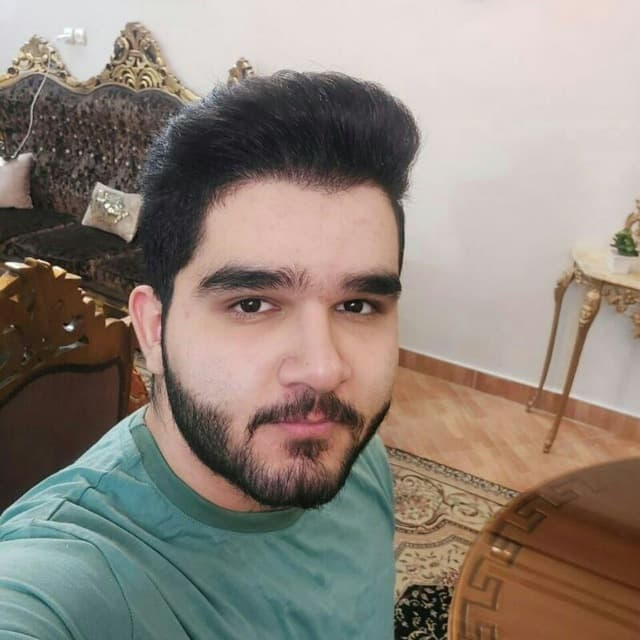
#> input picture face_images/1.jpg, 640 x 640 px
$ python -i filters.py   (imports and definitions only)
#> lines starting #> are read from the running program, lines starting #| are printed output that depends on the picture; after the words box and inside, x2 and y2 are one past the last pixel; in counts of white or black regions, pixels touching at a corner belong together
#> further down, picture is the input picture: shape (640, 640, 3); mean B, G, R 122.2, 131.9, 142.8
import cv2
import numpy as np

def blur(img):
    blurred_img = cv2.blur(img, (11, 11))
    return blurred_img

def checkered_Face(img):
    rows, cols, _ = img.shape
    for i in range(0, rows, 8):
        for j in range(0, cols, 8):
            img[i:i+8, j:j+8, :] = img[i, j, :]
    return img

def edge_mask(img, line_size, blur_value):
#> called with line_size = 7, blur_value = 7
    gray = cv2.cvtColor(img, cv2.COLOR_BGR2GRAY)
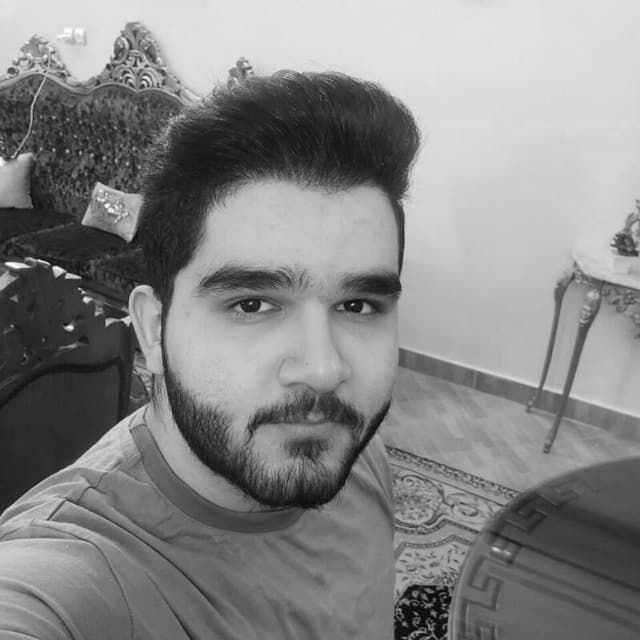
#> gray: shape (640, 640); min 1, max 255, mean 134
    gray_blur = cv2.medianBlur(gray, blur_value)
    edges = cv2.adaptiveThreshold(gray_blur, 255, cv2.ADAPTIVE_THRESH_MEAN_C, cv2.THRESH_BINARY, line_size, blur_value)
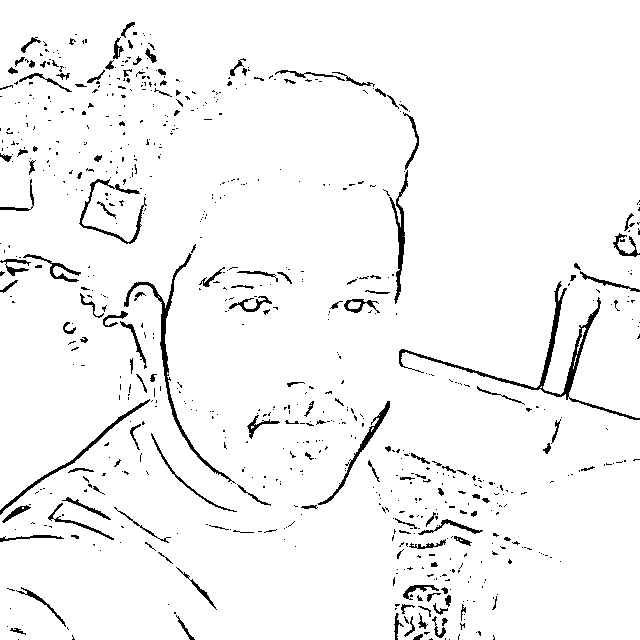
#> edges: shape (640, 640); 95.9% white; black in thin lines or dots
    return edges

def color_quantization(img, k):
#> called with k = 9
    data = np.float32(img).reshape((-1, 3))
    criteria = (cv2.TERM_CRITERIA_EPS + cv2.TERM_CRITERIA_MAX_ITER, 100, 0.001)
    ret, label, center = cv2.kmeans(data, k, None, criteria, 10, cv2.KMEANS_RANDOM_CENTERS)
#> ret = 176046639; center = [[33.24, 38.28, 44.79], [139.6, 142.2, 106.9], [108, 111.2, 81.78], [96.28, 117.7, 152.8], [212.9, 215.5, 223], [126.1, 148, 182.4], [172.6, 181, 198.2], [50.31, 60.58, 76.38], [59.81, 84.01, 122.4]]
    center = np.uint8(center)
#> center = [[33, 38, 44], [139, 142, 106], [107, 111, 81], [96, 117, 152], [212, 215, 222], [126, 148, 182], [172, 180, 198], [50, 60, 76], [59, 84, 122]]
    result = center[label.flatten()]
    result = result.reshape(img.shape)
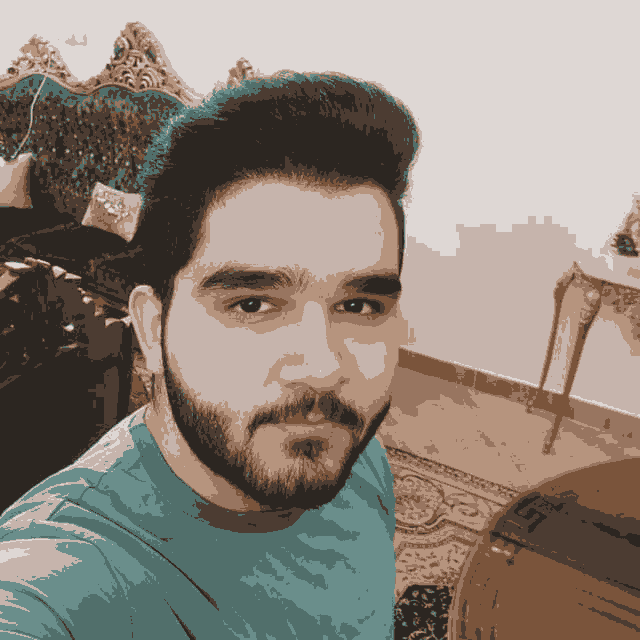
#> result: shape (640, 640, 3); mean B, G, R 121.6, 131.4, 142.1
    return result

def img2cartoon(img):
    line_size = 7
    blur_value = 7
    edges = edge_mask(img, line_size, blur_value)

    total_color = 9
    img = color_quantization(img, total_color)
    blurred = cv2.bilateralFilter(img, d=7, sigmaColor=200, sigmaSpace=200)
    cartoon = cv2.bitwise_and(blurred, blurred, mask=edges)
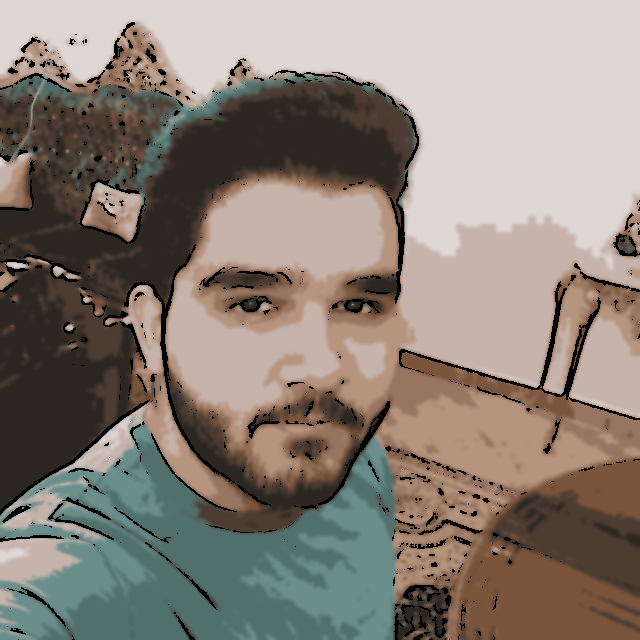
#> cartoon: shape (640, 640, 3); mean B, G, R 118.6, 127.8, 137.9
    return cartoon

def invert_Filter(img):
    img = cv2.bitwise_not(img)
    return img

def sharpen(img):
    kernel = np.array([[-1, -1, -1], [-1, 9.5, -1], [-1, -1, -1]])
    img_sharpen = cv2.filter2D(img, -1, kernel)
    return img_sharpen

def pencil_sketch_gray(img):
    sk_gray, _ = cv2.pencilSketch(img, sigma_s=60, sigma_r=0.07, shade_factor=0.1)
    return  sk_gray

def redFilter(img):
    B, G, R = cv2.split(img)
    G = np.ones_like(G)
    B = np.ones_like(B)
    result = cv2.merge((B,G,R))
    return result

def cyanFilter(img):
    B, G, R = cv2.split(img)
    R = np.zeros_like(R)
    result = cv2.merge((B,G,R))
    return result

>>> import cv2
>>> picture = cv2.imread('face_images/1.jpg')
>>> result = img2cartoon(picture)

$ run again, on face_images/2.jpg
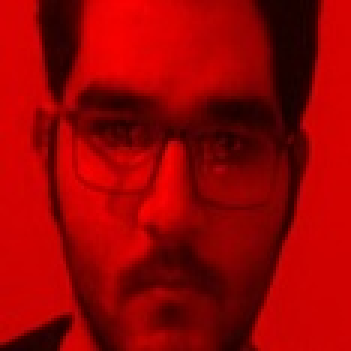
#> input picture face_images/2.jpg, 117 x 117 px (shown 3 times larger)
#> picture is the input picture: shape (117, 117, 3); mean B, G, R 1.7, 1.6, 153.4
#> in edge_mask, `edges = cv2.adaptiveThreshold(gray_blur, 255, cv2.ADAPTIVE_THRESH_MEAN..`:
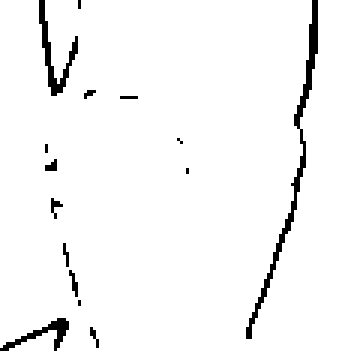
#> edges: shape (117, 117) (shown 3 times larger); 96.4% white; black in thin lines or dots
#> in color_quantization, `ret, label, center = cv2.kmeans(data, k, None, criteria, 10, cv2.KMEAN..`: ret = 700179; label = 13689 values, max 8 at index 32, min 0 at index 0, mean 3.01; center = [[1.48, 1.5, 208.1], [1.03, 0.946, 63.23], [0.82, 0.938, 36.48], [1.89, 1.76, 135.5], [1.5, 1.38, 111.3], [1.27, 1.18, 86.12], [2.6, 2.35, 159.8], [2.96, 2.93, 185.5], [1.76, 1.56, 231.7]]
#> in color_quantization, `center = np.uint8(center)`: center = [[1, 1, 208], [1, 0, 63], [0, 0, 36], [1, 1, 135], [1, 1, 111], [1, 1, 86], [2, 2, 159], [2, 2, 185], [1, 1, 231]]
#> in img2cartoon, `cartoon = cv2.bitwise_and(blurred, blurred, mask=edges)`:
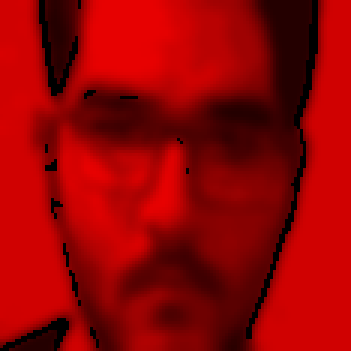
#> cartoon: shape (117, 117, 3) (shown 3 times larger); mean B, G, R 1, 1, 149.8

$ run again, on face_images/3.jpg
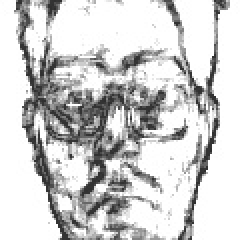
#> input picture face_images/3.jpg, 120 x 120 px (shown 2 times larger)
#> picture is the input picture: shape (120, 120, 3); min 45, max 255, mean 206.6
#> in edge_mask, `edges = cv2.adaptiveThreshold(gray_blur, 255, cv2.ADAPTIVE_THRESH_MEAN..`:
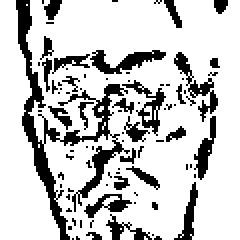
#> edges: shape (120, 120) (shown 2 times larger); 78.4% white; 86 black regions (62 under 20 px), largest, box (x1, y1, x2, y2) and area: (8, 0, 65, 120) 1136, (45, 25, 83, 37) 208, (87, 26, 109, 61) 195
#> in color_quantization, `ret, label, center = cv2.kmeans(data, k, None, criteria, 10, cv2.KMEAN..`: ret = 1527615.7; label = 14400 values, max 8 at index 1, min 0 at index 44, mean 5.51; center = [[178, 178, 178], [141.1, 141.1, 141.1], [204, 204, 204], [89.73, 89.73, 89.73], [230, 230, 230], [249.5, 249.5, 249.5], [252.5, 252.5, 252.5], [50.9, 50.9, 50.9], [254.9, 254.9, 254.9]]
#> in color_quantization, `center = np.uint8(center)`: center = [[177, 177, 177], [141, 141, 141], [204, 204, 204], [89, 89, 89], [230, 230, 230], [249, 249, 249], [252, 252, 252], [50, 50, 50], [254, 254, 254]]
#> in img2cartoon, `cartoon = cv2.bitwise_and(blurred, blurred, mask=edges)`:
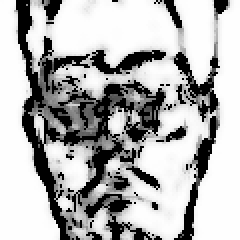
#> cartoon: shape (120, 120, 3) (shown 2 times larger); min 0, max 254, mean 178.3
